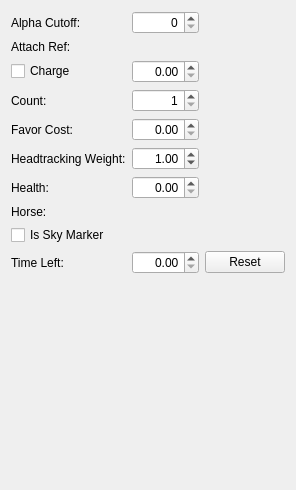
     <widget class="QWidget" name="pageExtra">
      <layout class="QGridLayout" name="gridLayout_9">
       <item row="9" column="0">
        <widget class="QLabel" name="label_19">
         <property name="text">
          <string>Time Left:</string>
         </property>
         <property name="buddy">
          <cstring>xTimeLeft</cstring>
         </property>
        </widget>
       </item>
       <item row="2" column="0">
        <widget class="QCheckBox" name="xChargePresent">
         <property name="whatsThis">
          <string>Only applicable to enchanted weapons. Controls the amount of charge present on the weapon. If absent, the weapon is fully charged.</string>
         </property>
         <property name="text">
          <string>Charge</string>
         </property>
        </widget>
       </item>
       <item row="5" column="1">
        <widget class="QDoubleSpinBox" name="xHeadtrackingWeight">
         <property name="alignment">
          <set>Qt::AlignRight|Qt::AlignTrailing|Qt::AlignVCenter</set>
         </property>
         <property name="value">
          <double>1.000000000000000</double>
         </property>
        </widget>
       </item>
       <item row="5" column="0">
        <widget class="QLabel" name="label_20">
         <property name="text">
          <string>Headtracking Weight:</string>
         </property>
         <property name="buddy">
          <cstring>xHeadtrackingWeight</cstring>
         </property>
        </widget>
       </item>
       <item row="6" column="0">
        <widget class="QLabel" name="label_18">
         <property name="text">
          <string>Health:</string>
         </property>
         <property name="buddy">
          <cstring>xHealth</cstring>
         </property>
        </widget>
       </item>
       <item row="4" column="1">
        <widget class="QDoubleSpinBox" name="xFavorCost">
         <property name="alignment">
          <set>Qt::AlignRight|Qt::AlignTrailing|Qt::AlignVCenter</set>
         </property>
        </widget>
       </item>
       <item row="0" column="1">
        <widget class="QSpinBox" name="xAlphaCutoff">
         <property name="whatsThis">
          <string>This value can override the alpha-testing threshold used by the ref's 3D model. The typical use case for this is to make banners and carpets appear more tattered than usual.</string>
         </property>
         <property name="alignment">
          <set>Qt::AlignRight|Qt::AlignTrailing|Qt::AlignVCenter</set>
         </property>
         <property name="maximum">
          <number>255</number>
         </property>
        </widget>
       </item>
       <item row="4" column="0">
        <widget class="QLabel" name="label_21">
         <property name="text">
          <string>Favor Cost:</string>
         </property>
         <property name="buddy">
          <cstring>xFavorCost</cstring>
         </property>
        </widget>
       </item>
       <item row="6" column="1">
        <widget class="QDoubleSpinBox" name="xHealth">
         <property name="alignment">
          <set>Qt::AlignRight|Qt::AlignTrailing|Qt::AlignVCenter</set>
         </property>
        </widget>
       </item>
       <item row="3" column="0">
        <widget class="QLabel" name="label_17">
         <property name="text">
          <string>Count:</string>
         </property>
         <property name="buddy">
          <cstring>xCount</cstring>
         </property>
        </widget>
       </item>
       <item row="9" column="1">
        <widget class="QDoubleSpinBox" name="xTimeLeft">
         <property name="whatsThis">
          <string>Only applicable to lights. For lights that are capable of burning out, this is the amount of time remaining until this specific ref burns out.</string>
         </property>
         <property name="alignment">
          <set>Qt::AlignRight|Qt::AlignTrailing|Qt::AlignVCenter</set>
         </property>
        </widget>
       </item>
       <item row="1" column="1">
        <widget class="DKCompactObjectReferencePicker" name="xAttachRef">
         <property name="whatsThis">
          <string>You can optionally synchronize this ref's movement to that of some other ref. This is useful when the latter ref has animations created for the purpose. This functionality isn't used in Skyrim.</string>
         </property>
        </widget>
       </item>
       <item row="7" column="0">
        <widget class="QLabel" name="xHorseLabel">
         <property name="text">
          <string>Horse:</string>
         </property>
         <property name="buddy">
          <cstring>xHorse</cstring>
         </property>
        </widget>
       </item>
       <item row="0" column="0">
        <widget class="QLabel" name="label_16">
         <property name="text">
          <string>Alpha Cutoff:</string>
         </property>
         <property name="buddy">
          <cstring>xAlphaCutoff</cstring>
         </property>
        </widget>
       </item>
       <item row="2" column="1">
        <widget class="QDoubleSpinBox" name="xCharge">
         <property name="whatsThis">
          <string>Only applicable to enchanted weapons. Controls the amount of charge present on the weapon. If absent, the weapon is fully charged.</string>
         </property>
         <property name="alignment">
          <set>Qt::AlignRight|Qt::AlignTrailing|Qt::AlignVCenter</set>
         </property>
        </widget>
       </item>
       <item row="10" column="0">
        <spacer name="verticalSpacer_3">
         <property name="orientation">
          <enum>Qt::Vertical</enum>
         </property>
         <property name="sizeHint" stdset="0">
          <size>
           <width>20</width>
           <height>205</height>
          </size>
         </property>
        </spacer>
       </item>
       <item row="3" column="1">
        <widget class="QSpinBox" name="xCount">
         <property name="whatsThis">
          <string>&lt;p&gt;A single ref can represent a single item, or multiple of an item. For example, if the player drops ten Iron Ingots all at once, the game will spawn just one ref. When the player aims at it, they'll see &quot;Iron Ingot (10).&quot; You can control how many items this ref represents here.&lt;/p&gt;
&lt;p&gt;If this ref is an Ammo, then its 3D model will change depending on whether the count is 1 or more. This special behavior is hardcoded for Ammo forms only, and is used by the vanilla game to switch between rendering a single arrow or rendering a quiver full of them. There exists at least one SKSE64 mod as of this writing (Dynamic Stacked Object Models) which extends this functionality to arbitrary base forms.&lt;/p&gt;</string>
         </property>
         <property name="alignment">
          <set>Qt::AlignRight|Qt::AlignTrailing|Qt::AlignVCenter</set>
         </property>
         <property name="minimum">
          <number>1</number>
         </property>
         <property name="maximum">
          <number>99999999</number>
         </property>
        </widget>
       </item>
       <item row="1" column="0">
        <widget class="QLabel" name="label_22">
         <property name="text">
          <string>Attach Ref:</string>
         </property>
         <property name="buddy">
          <cstring>xAttachRef</cstring>
         </property>
        </widget>
       </item>
       <item row="9" column="2">
        <widget class="QPushButton" name="xTimeLeftReset">
         <property name="whatsThis">
          <string>Reset &quot;Time Left&quot; to the default value: the max lifespan of the ref's base Light form.</string>
         </property>
         <property name="text">
          <string>Reset</string>
         </property>
        </widget>
       </item>
       <item row="7" column="1" colspan="2">
        <widget class="DKCompactObjectReferencePicker" name="xHorse">
         <property name="whatsThis">
          <string>Only applicable to actors. You can assign to any placed actor a horse ref for them to ride.</string>
         </property>
        </widget>
       </item>
       <item row="8" column="0" colspan="3">
        <widget class="QCheckBox" name="flagIsSkyMarker">
         <property name="whatsThis">
          <string>Only applicable to &lt;code&gt;XMarkerHeading&lt;/code&gt; refs. Indicates that the marker is a point in the air that can be used in a dragon's flight path.</string>
         </property>
         <property name="text">
          <string>Is Sky Marker</string>
         </property>
        </widget>
       </item>
      </layout>
     </widget>
